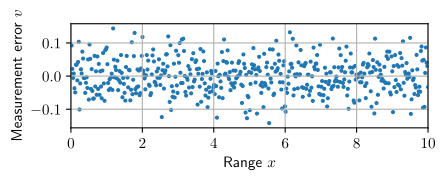

Reproduce this figure in Python.
import numpy as np
from matplotlib.pyplot import subplots, show, style, savefig
style.use('plot.mplstyle')

x = np.linspace(0, 10, 500)

R_mu = 10
V_sigma = 1

k1 = 2
k2 = 2
h = k1 / (x + k2)
z = h + np.random.standard_normal(x.shape) * 0.05

v = z - h

fig, axes = subplots()
axes.scatter(x, v)
axes.grid()
axes.set_xlabel('Range $x$')
axes.set_ylabel('Measurement error $v$')
axes.set_xlim(0, 10)

fig.tight_layout()

savefig(__file__.replace('.py', '.pdf'), bbox_inches='tight')
savefig(__file__.replace('.py', '.pgf'), bbox_inches='tight')
